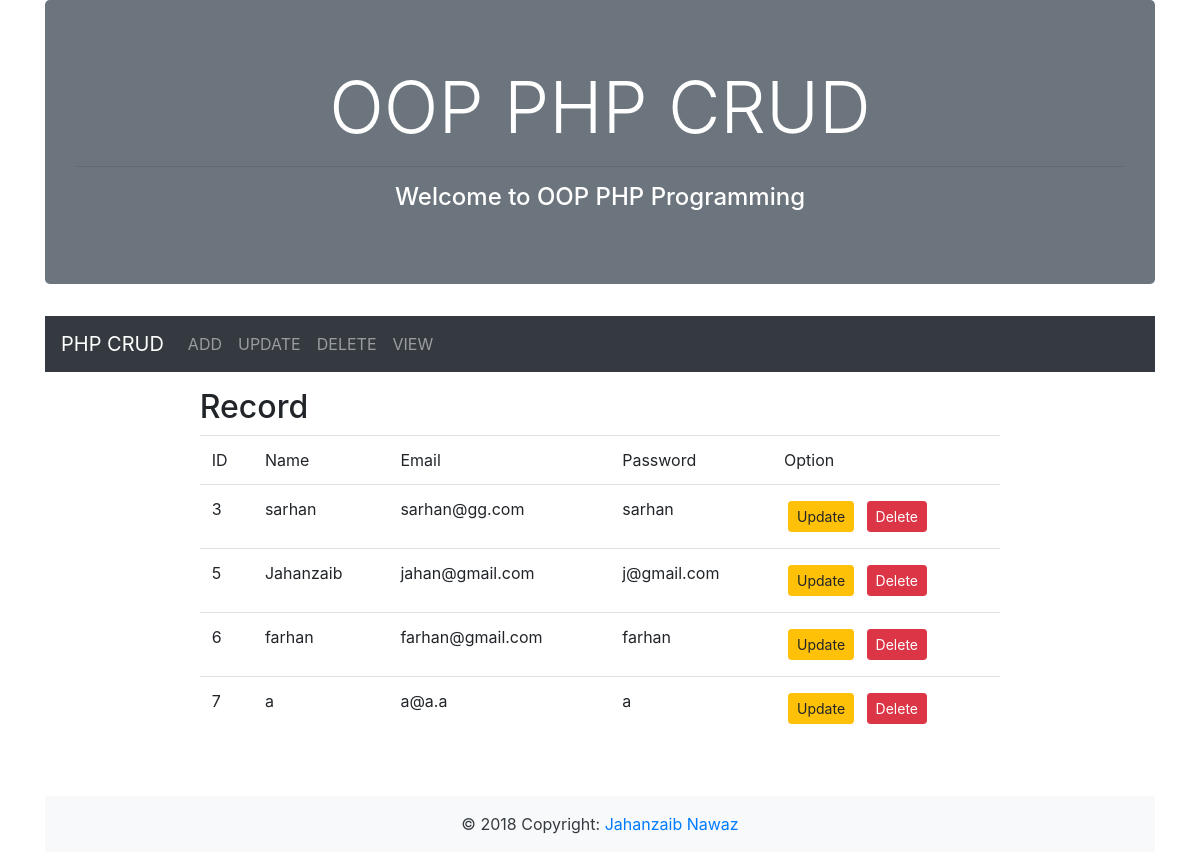
The page /view.php on the database its author committed.
### tables this page shows
CREATE TABLE `student` (
  `id` int(11) NOT NULL,
  `stdname` varchar(20) NOT NULL,
  `stdemail` varchar(25) NOT NULL,
  `stdpass` varchar(20) NOT NULL
);

### con.php (called while the page is built, shortened)
<?php
Class Database{
public $host =  "localhost";
public $user = "root";
public $pswd = "";
public $dbase = "bsse";
public $conn;
public function connectDB(){
	$this->conn = new mysqli($this->host, $this->user, $this->pswd, $this->dbase);
}
public function select($query)
{
	$result = $this->conn->query($query) or die( $this->conn->error.__LINE__);
	if ($result->num_rows >0) {
		return $result;
	} else {
		return false;
	}
}
}
?>

### student.php (called while the page is built, shortened)
<?php
include_once 'con.php';
class Student
{
	public $db;
	function __construct()
	{
		$this->db = new Database();
	}
	public function StudentRecord(){
		$query = "SELECT * FROM student";
		$result = $this->db->select($query);
		return $result;
	}
}
?>

### view.php (the view)
<?php include_once 'header.php'; ?>
<div class="row">
	<div class="col">
		<div class="w-75 mx-auto p-3 bg-lights">
			<h2>Record</h2>
			<form action="" method="post">
				<table class="table">
					<thead>
						<tr>
							<td>ID</td>
							<td>Name</td>
							<td>Email</td>
							<td>Password</td>
							<td>Option</td>
						</tr>
					</thead>
					<tbody>
						<?php
						include_once 'student.php';
						$std = new Student();
							$result = $std->StudentRecord();
							if ($result) {
								while ($row = $result->fetch_assoc()) {  ?>
									<tr>
										<td><?php echo $row['id']; ?></td>
									<td><?php echo $row['stdname']; ?></td>
									<td><?php echo $row['stdemail'];?></td>
									<td><?php echo $row['stdpass']; ?></td>
									<td> <a class="btn btn-warning btn-sm m-1 " href="update.php?upd=<?php echo $row['id']; ?>">Update</a>
										<a class="btn btn-danger btn-sm m-1" href="delete.php?del=<?php echo $row['id']; ?>">Delete</a> </td>
								</tr>
									<?php
								}
							}
						?>
					</tbody>
				</table>
			</form>
		</div>
	</div>
</div>
<?php include_once 'footer.php'; ?>

### rows shown on the page
student: id "3", stdname "sarhan", stdemail "sarhan@gg.com", stdpass "sarhan"
student: id "5", stdname "Jahanzaib", stdemail "jahan@gmail.com", stdpass "j@gmail.com"
student: id "6", stdname "farhan", stdemail "farhan@gmail.com", stdpass "farhan"
student: id "7", stdname "a", stdemail "a@a.a", stdpass "a"
